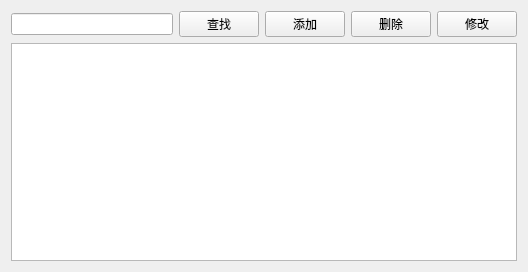
<?xml version="1.0" encoding="UTF-8"?>
<ui version="4.0">
 <class>PatientView</class>
 <widget class="QWidget" name="PatientView">
  <property name="geometry">
   <rect>
    <x>0</x>
    <y>0</y>
    <width>528</width>
    <height>272</height>
   </rect>
  </property>
  <property name="windowTitle">
   <string>患者管理</string>
  </property>
  <layout class="QGridLayout" name="gridLayout">
   <item row="0" column="0">
    <layout class="QHBoxLayout" name="horizontalLayout">
     <item>
      <widget class="QLineEdit" name="lineEdit"/>
     </item>
     <item>
      <widget class="QPushButton" name="btnFind">
       <property name="text">
        <string>查找</string>
       </property>
      </widget>
     </item>
     <item>
      <widget class="QPushButton" name="btnIncrease">
       <property name="text">
        <string>添加</string>
       </property>
      </widget>
     </item>
     <item>
      <widget class="QPushButton" name="btnDelete">
       <property name="text">
        <string>删除</string>
       </property>
      </widget>
     </item>
     <item>
      <widget class="QPushButton" name="btnModify">
       <property name="text">
        <string>修改</string>
       </property>
      </widget>
     </item>
    </layout>
   </item>
   <item row="1" column="0">
    <widget class="QTableView" name="tableView"/>
   </item>
  </layout>
 </widget>
 <resources/>
 <connections/>
</ui>
